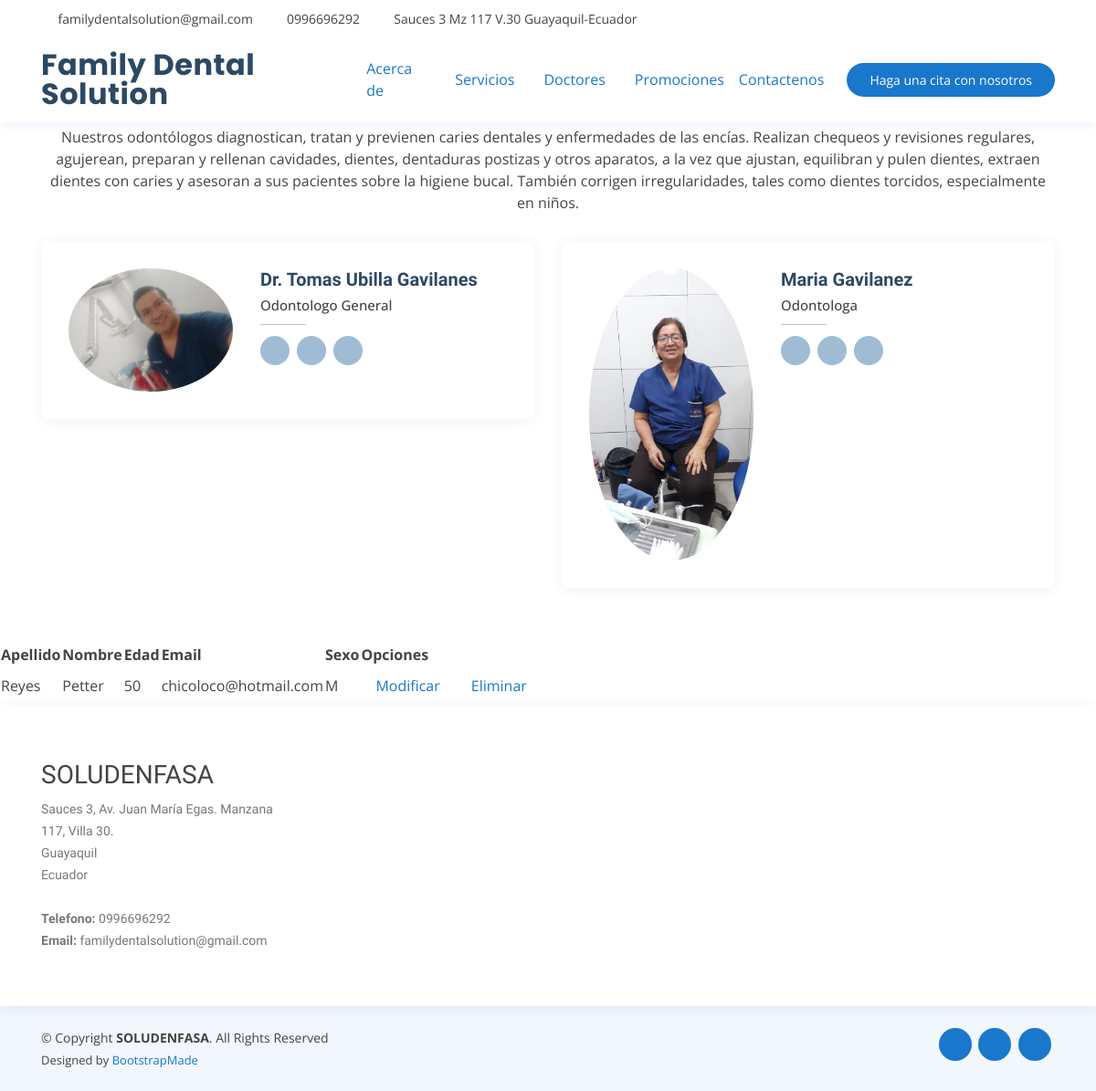
/medicos/medicos/, run on an earlier commit of the app's database.
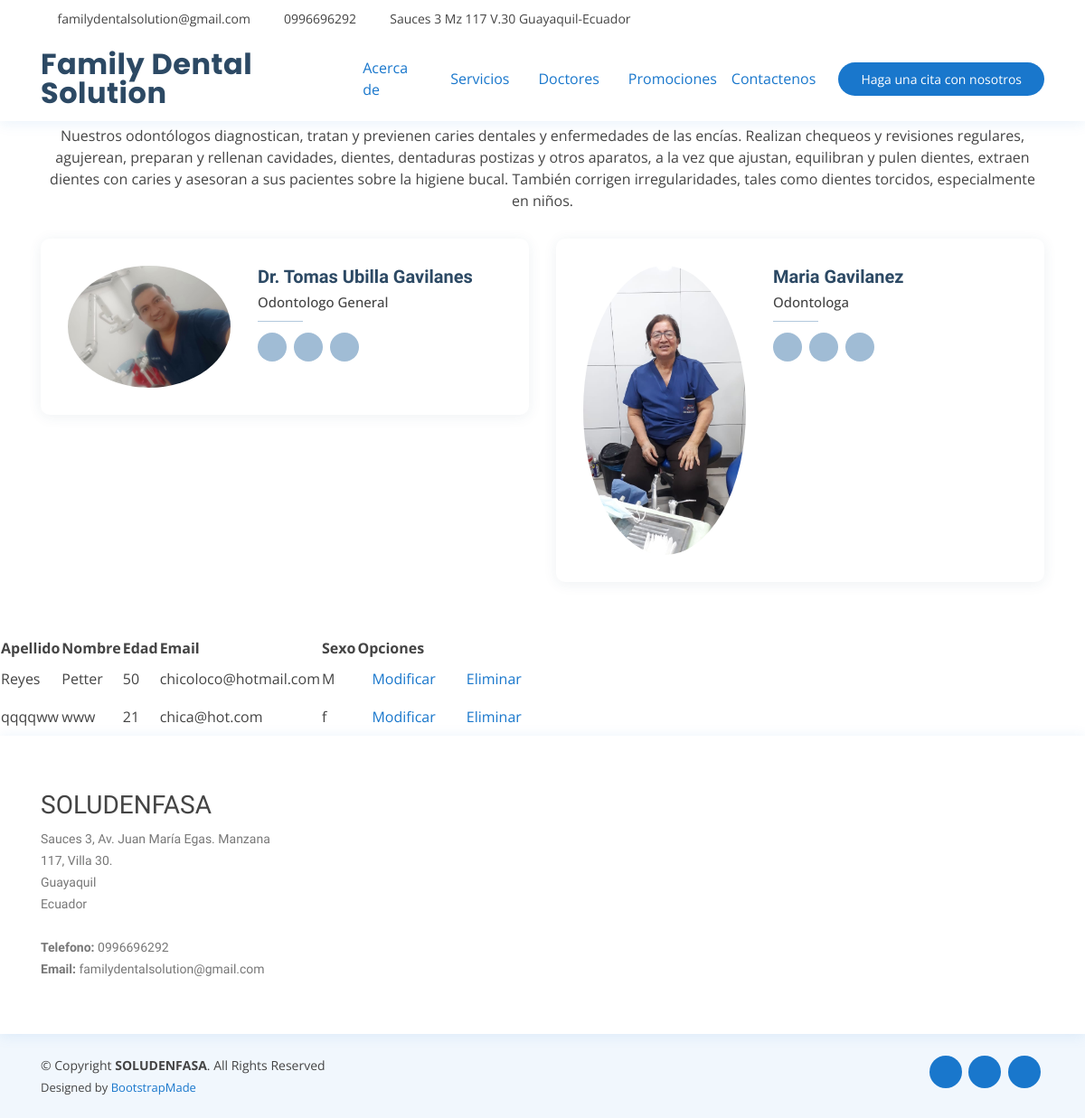
And on a later commit of the database.
### medicos/models.py (models this page shows, shortened)
class Medicos(models.Model):
    nombre = models.CharField(max_length=200)
    apellido = models.CharField(max_length=200)
    edad = models.IntegerField()
    email = models.EmailField()
    sexo = models.CharField(max_length=1)
    estado = models.IntegerField(default=1) #1 si esta activo y 2 si esta eliminado
    user = models.CharField(max_length=15)
    usermod = models.CharField(max_length=15)
    created = models.DateTimeField(auto_now_add=True)
    updated = models.DateTimeField(auto_now=True)
    class Meta:
        db_table = "tr_medicos"
        verbose_name = "medicos"
        verbose_name_plural = "medicos"

### medicos/views.py (the view)
# urls.py: path('medicos/', views.medico, name="medicos"),
def medico(request, plantilla="medicos.html"):
    medicos = Medicos.objects.all()
    data = {
        'medico':medicos
    }
    return render(request, plantilla, data)

### medicos/templates/medicos.html (shortened to what this page needs)
{% extends "crearmedicos.html" %}
{% load static %}
    {% block content %}
   <table>
        <tr>
            <th>Apellido</th>
            <th>Nombre</th>
            <th>Edad</th>
            <th>Email</th>
            <th>Sexo</th>
            <th>Opciones</th>
        </tr>
        {% for p in medico %}
        <tr>
            <td>{{ p.apellido }}</td>
            <td>{{ p.nombre }}</td>
            <td>{{ p.edad }}</td>
            <td>{{ p.email }}</td>
            <td>{{ p.sexo }}</td>
            <td><a class="nav-link" href="{% url 'modificarmedicos' p.id %}">Modificar</a></td>
            <td><a class="nav-link" href="{% url 'eliminarmedicos' p.id %}">Eliminar</a></td>
        </tr>
         {% endfor %}
    </table>
  {% endblock %}
  {% load static %}

What changed in the data, as far as the page shows it:
added Medicos: apellido "qqqqww", nombre "www", edad "21", email "chica@hot.com", sexo "f"
